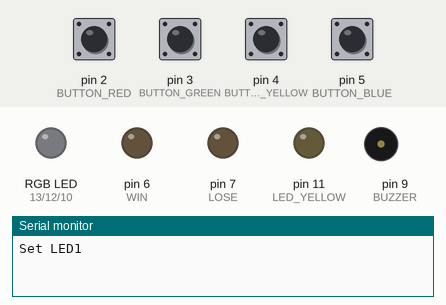
This sketch was run on a simulated Arduino Uno, built with avr-gcc and run on an emulated ATmega328P. Shown: an RGB LED mixed from three pins (HIGH = lit), output pins drawn as LEDs (lit = HIGH), buzzer (waves = sounding), the last lines printed to the serial monitor. Dashed ring = blinking. Inputs (shaded band) come from the test bench; at power-on: pin 2 (BUTTON_RED), pin 3 (BUTTON_GREEN), pin 4 (BUTTON_YELLOW), pin 5 (BUTTON_BLUE) HIGH. Random numbers use the default seed unless the sketch sets one.

Above: at 1.7 s.
1.8 s: pin 2 (BUTTON_RED) pulled LOW for 0.15 s
At 2.18 s:
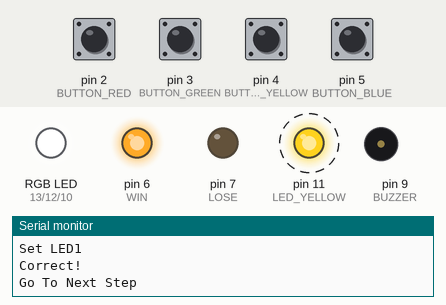
At 3.61 s:
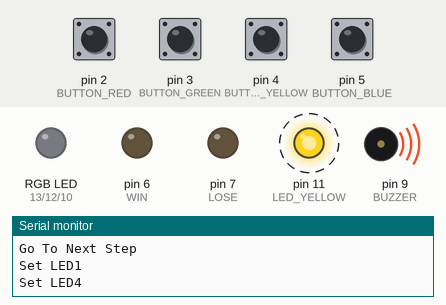
4.9 s: pin 3 (BUTTON_GREEN) pulled LOW for 0.15 s
At 5.5 s:
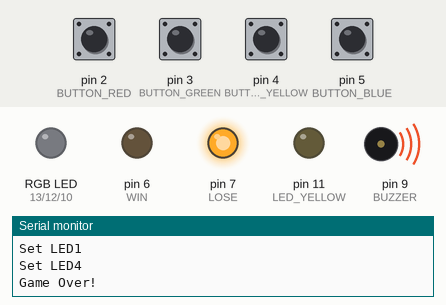
Timing chart, 0 to 14.0 s (numbered marks = the images above; inputs shaded):
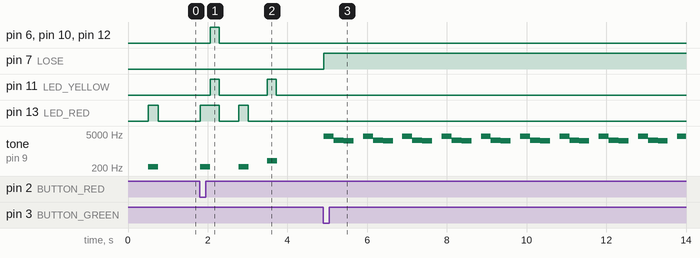

Measured:
- after the input at 1.8 s, pin 6 (WIN), pin 10 (LED_BLUE): LOW → HIGH after 0.26 s, → LOW 0.24 s later
- after the input at 4.9 s, pin 7 (LOSE): LOW → HIGH at once; tone on pin 9 (BUZZER): silent → 3951 Hz at once, then repeats every 0.99 s: 2793 Hz 0.25 s, 2637 Hz 0.25 s, silent 0.24 s, 3951 Hz 0.25 s

The sketch:

SimonSaysFinal.ino
```cpp
// Modified CEN111 SimonSays working code:

// LED pin definitions
#define LED_RED       	13
#define LED_GREEN    		12
#define LED_YELLOW 			11
#define LED_BLUE      	10

// Extra win/lose LED pin definitions
#define WIN							6
#define LOSE						7

// Button pin definitions
#define BUTTON_RED			2
#define BUTTON_GREEN		3
#define BUTTON_YELLOW		4
#define BUTTON_BLUE			5

// Buzzer definitions
#define BUZZER					9
#define RED_TONE 				220
#define GREEN_TONE			262
#define BLUE_TONE				330
#define YELLOW_TONE			392
#define TONE_DURATION		250

// Game Variables
int GAME_SPEED = 250;
int GAME_STATUS = 0;
int const GAME_MAX_SEQUENCE = 50;
int GAME_SEQUENCE[GAME_MAX_SEQUENCE];
int GAME_STEP = 0;
int READ_STEP = 0;

void setup() {

	// start serial connection
	Serial.begin (9600);

	// seed the random() function used in resetGame()
	randomSeed (analogRead(0));

	// set LEDs as output
	pinMode (LED_RED, OUTPUT);
	pinMode (LED_GREEN, OUTPUT);
	pinMode (LED_BLUE, OUTPUT);
	pinMode (LED_YELLOW, OUTPUT);

	pinMode (WIN, OUTPUT);
	pinMode (LOSE, OUTPUT);

	// set Buttons as input
	pinMode (BUTTON_RED, INPUT_PULLUP);
	pinMode (BUTTON_GREEN, INPUT_PULLUP);
	pinMode (BUTTON_BLUE, INPUT_PULLUP);
	pinMode (BUTTON_YELLOW, INPUT_PULLUP);

	// set Speaker as output
 	pinMode (BUZZER, OUTPUT);
}

void loop() {

	// In what mode are we?
	// a relevant function will be selected depending on the value of GAME_STATUS

	switch(GAME_STATUS){
		case 0:
    	resetGame();
    	break;
		case 1:
    	playSequence();
    	break;
    case 2:
    	readSequence();
    	break;
    case 3:
    	gameOver();
    	break;
  }
}

void playSequence() {

	// Play a step of our sequence
	for (int i=0; i<=GAME_STEP; i++) {

		Serial.print ("Set LED");
    		Serial.println (GAME_SEQUENCE[i]);
    		delay  (GAME_SPEED*2);

    		setLED (GAME_SEQUENCE[i]);
    		playTone (GAME_SEQUENCE[i]);
    		delay (GAME_SPEED);
    		clearLEDs();
	}

	 // Go to next step: reading buttons
 	GAME_STATUS = 2;
}

void readSequence() {

  // read our buttons
  int button_value = readButtons();

  if(button_value > 0) {
    // a button has been pressed
    if(button_value == GAME_SEQUENCE[READ_STEP]){
      // correct value!
      setLED (button_value);
      playTone (button_value);
      delay (GAME_SPEED);
      clearLEDs();

      // Lets speed it up!
      GAME_SPEED = GAME_SPEED-15;

      Serial.println("Correct!");

      if(READ_STEP == GAME_STEP){
        // reset read step
        READ_STEP = 0;
        // Go to next game step
        GAME_STEP++;
        // Go to playback sequence mode of our game
        GAME_STATUS = 1;
        Serial.println("Go To Next Step");

        // Light all LEDs to indicate next sequence...
        setLEDs(true,true,true,true);
				// ...and light win LED, before turning it all off
				digitalWrite (WIN, HIGH);
        delay(GAME_SPEED);
        setLEDs(false,false,false,false);
        digitalWrite (WIN, LOW);

      }
      else{
        READ_STEP++;
      }

      delay(10);

    }
    else{
      // wrong value!
      // Go to game over mode
      GAME_STATUS = 3;
      Serial.println("Game Over!");
    }
  }
  delay(10);
}

void resetGame(){
  // Reset steps
  READ_STEP = 0;
  GAME_STEP = 0;

  // Create random sequence
  for(int i=0; i < GAME_MAX_SEQUENCE; i++){
		// Assign the ith element to a number between 1 and 4
    GAME_SEQUENCE[i] = random(4) + 1;
  }

  // Go to next game state; show LED sequence
  GAME_STATUS = 1;
}

void gameOver(){
  // Red RGB
  // Play Pwa Pwa Pwa

	digitalWrite (LOSE, HIGH);

 	tone(BUZZER, 3951.07, TONE_DURATION);
 	delay(TONE_DURATION);
	tone(BUZZER, 2793.88, TONE_DURATION);
	delay(TONE_DURATION);
	tone(BUZZER, 2637.02, TONE_DURATION);
	delay(TONE_DURATION);
	delay(GAME_SPEED);

	digitalWrite (LOSE, LOW);

	/* If any button pressed, reset game
	if (readButtons() > 0) {
		GAME_STATUS = 0;

	}*/

}

// HELPER FUNCTIONS
void setLED(int id){
	// choose which LED to light up
  switch(id){
    case 0:
    	setLEDs(false,false,false,false);
    	break;
    case 1:
      setLEDs(true,false,false,false);
      break;
    case 2:
      setLEDs(false,true,false,false);
      break;
    case 3:
      setLEDs(false,false,true,false);
      break;
    case 4:
      setLEDs(false,false,false,true);
      break;
  }
}

void playTone(int id){
	// choose which tone to play
  switch(id){
    case 0:
      noTone(BUZZER);
      break;
    case 1:
      tone(BUZZER, RED_TONE, TONE_DURATION);
      break;
    case 2:
      tone(BUZZER, GREEN_TONE, TONE_DURATION);
      break;
    case 3:
      tone(BUZZER, BLUE_TONE, TONE_DURATION);
     break;
    case 4:
      tone(BUZZER, YELLOW_TONE, TONE_DURATION);
      break;
  }
}

void setLEDs(boolean red, boolean green, boolean blue, int yellow ){
  if (red) digitalWrite(LED_RED, HIGH);
  else digitalWrite(LED_RED, LOW);
  if (green) digitalWrite(LED_GREEN, HIGH);
  else digitalWrite(LED_GREEN, LOW);
  if (blue) digitalWrite(LED_BLUE, HIGH);
  else digitalWrite(LED_BLUE, LOW);
  if (yellow) digitalWrite(LED_YELLOW, HIGH);
  else digitalWrite(LED_YELLOW, LOW);
}

void clearLEDs(){
  setLEDs(false,false,false,false);
}

int readButtons(void) {
  if (digitalRead(BUTTON_RED) == 0) return 1;
  else if (digitalRead(BUTTON_GREEN) == 0) return 2;
  else if (digitalRead(BUTTON_BLUE) == 0) return 3;
  else if (digitalRead(BUTTON_YELLOW) == 0) return 4;

  return 0;
}
```
